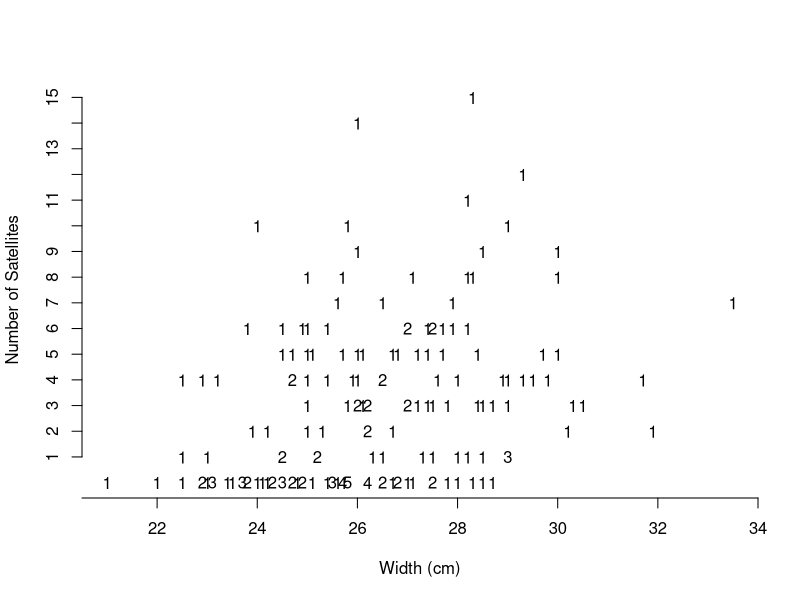
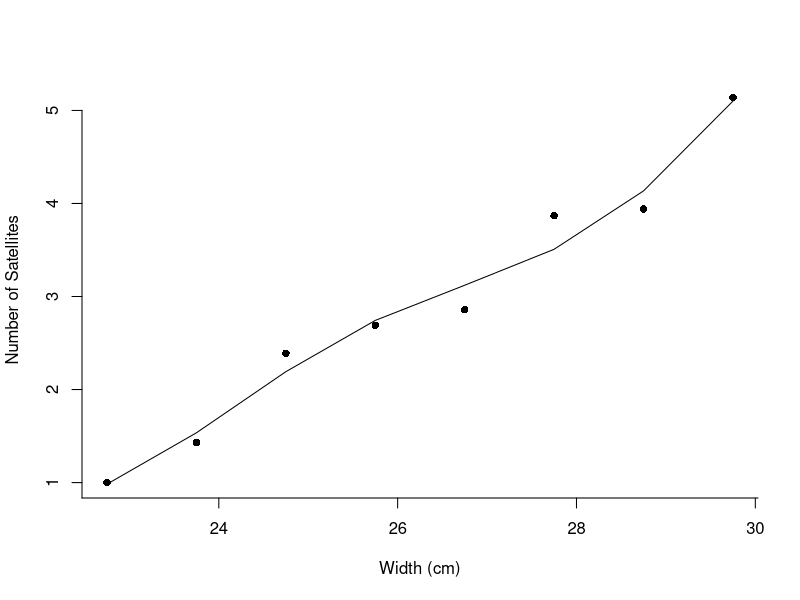
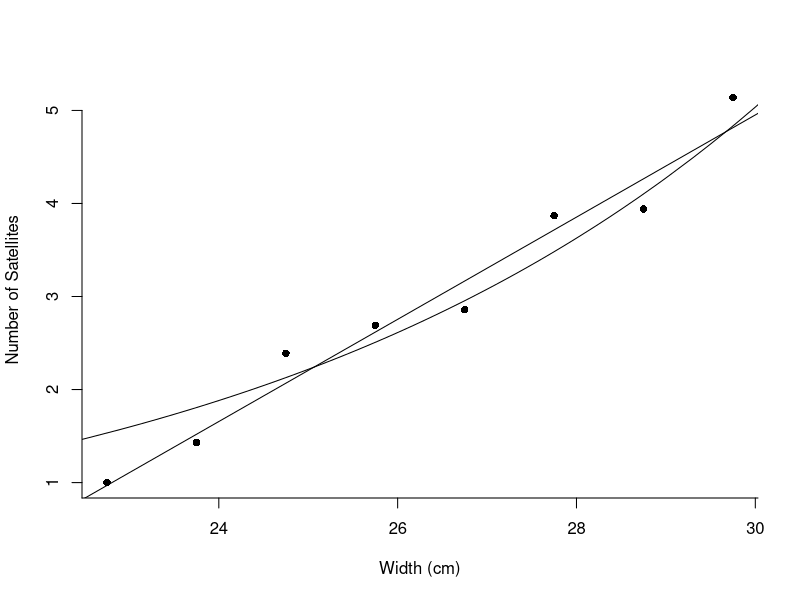

The R script that drew these images, in order:
# page 128 figure 4.3

(crab<-read.table("crab.txt", col.names=c("C","S","W","Sa","Wt"), header=T))
(crab<-read.table("crab.txt", header=T))
head(crab)
temp<-table(S=crab$satell, W=crab$width)
(temp<-as.data.frame(temp))
head(temp)
temp<-temp[temp$Freq!=0, ]
temp$S<-as.numeric(as.vector(temp$S))
temp$W<-as.numeric(as.vector(temp$W))

plot(temp$S~temp$W,
     xlab="Width (cm)",
     ylab="Number of Satellites",
     bty="L",
     axes=F,
     type="n")
axis(2, at=1:15)
axis(1, at=seq(20,34,2))
text(temp$S~temp$W, labels=temp$Freq)


# page 129 figure 4.4

(crab.g<-read.table("crab_grouped.txt", header=T))
plot(crab.g$Mean~crab.g$Width,
     ylab="Number of Satellites", xlab="Width (cm)",
     bty="L",axes=F, type="p", pch=16)
axis(2, at=0:5)
axis(1, at=seq(20,34,2))

#install.packages("mgcv")
library(mgcv)
res<- gam(crab.g$Mean~s(crab.g$Width, k=4, fx=TRUE), family=poisson(link=log)
          ,data=crab.g)
lines(x=crab.g$Width,y=res$fitted.values)

#  page 130 fig 4.5
log.fit<-glm(satell~width, family=poisson(link=log),data=crab)
id.fit<-glm(satell~width, family=poisson(link=identity),data=crab,
            start=coef(log.fit))

crab.g<-read.table("crab_grouped.txt", header=T)
plot(crab.g$Mean~crab.g$Width,
     ylab="Number of Satellites", xlab="Width (cm)",
     bty="L",axes=F, type="p", pch=16)
axis(2, at=0:5)
axis(1, at=seq(20,34,2))

ind<-order(crab$width)
lines(log.fit$fitted.values[ind]~crab$width[ind])
lines(id.fit$fitted.values[ind]~crab$width[ind])





